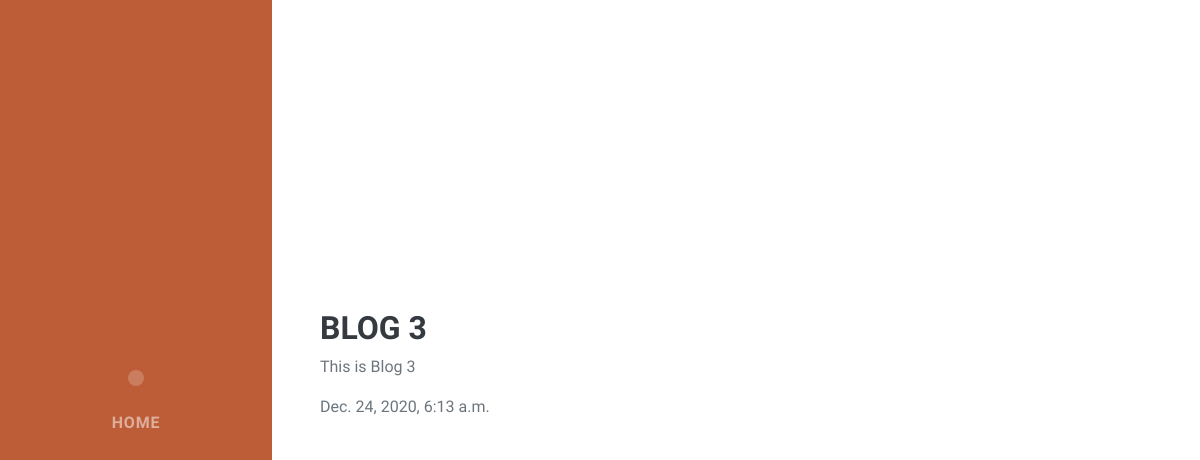
The page /blog/3 on the database as committed earlier.
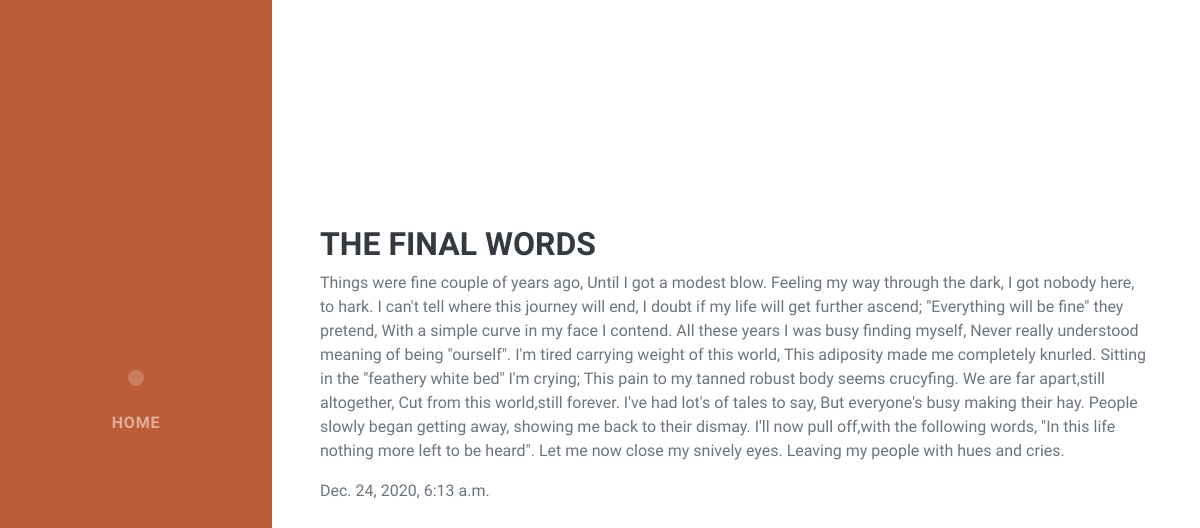
The same page on the database as committed later.
### blog/models.py (models this page shows, shortened)
class Blog(models.Model):
    title = models.CharField(max_length=50)
    description = models.TextField()
    date = models.DateTimeField()

### blog/views.py (the view)
# urls.py: path('<int:blog_id>',views.blog_detail,name='blog_detail')
def blog_detail(request,blog_id):
    blog = get_object_or_404(Blog, id=blog_id)
    context = {
        'blog':blog
    }
    return render(request, 'blog/blog_detail.html',context)

### blog/templates/blog/blog_detail.html (shortened to what this page needs)
<!DOCTYPE html>
{% load static %}
<html lang="en">
    <head>
        <link href="{% static 'css/styles.css' %}" rel="stylesheet" />
    </head>
    <body id="page-top">
        <nav class="navbar navbar-expand-lg navbar-dark bg-primary fixed-top" id="sideNav">
            <a class="navbar-brand js-scroll-trigger" href="#page-top">
                <span class="d-none d-lg-block"><img class="img-fluid img-profile rounded-circle mx-auto mb-2" src="{% static 'assets/img/sumit_profile.jpeg' %}" alt="" /></span>
            </a>
            <div class="collapse navbar-collapse" id="navbarSupportedContent">
                <ul class="navbar-nav">
                  <li class="nav-item"><a class="nav-link js-scroll-trigger" href="{% url 'index' %}">Home</a></li>
                </ul>
            </div>
        </nav>
            <section class="resume-section" id="interests">
                <div class="resume-section-content">
                    <h3 class="mb-2">{{ blog.title }}</h3>
                    <p>{{ blog.description }}</p>
                    <p class="mb-0">{{blog.date}}</p>
                    <br><br><br>
        </div>
        </section>
    </body>
</html>

Rows that differ between the two databases and show on the page:
changed Blog: title "BLOG 3" → "THE FINAL WORDS"; description "This is Blog 3" → "Things were fine couple of years ago, Until I got a modest blow. Feeling my way through the dark, I got nobody here, to hark. I can't tell where this journey will end, I doubt if my life will get further ascend; \"Everything will be fine\" they pretend, With a simple curve in my face I contend. All these years I was busy finding myself, Never really understood meaning of being \"ourself\". I'm tired carrying weight of this world, This adiposity made me completely knurled. Sitting in the \"feathery white bed\" I'm crying; This pain to my tanned robust body seems crucyfing. We are far apart,still altogether, Cut from this world,still forever. I've had lot's of tales to say, But everyone's busy…"
